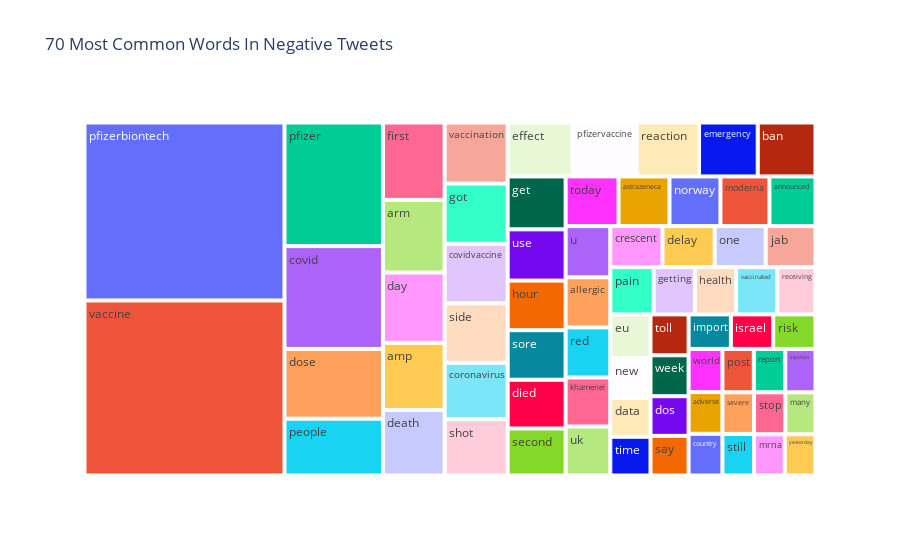

Notebook code for this chart:
### Markdown cell above
#### Common Negative Words

### Code cell
common=set(all_positive_words).intersection(set(all_negative_words)).intersection(set(all_neutral_words))
common_list=list(common)

common_words=all_negative_words.value_counts().drop(labels=common_list)[:30].rename_axis('Common Negative Words').reset_index(name='count')
# fig = px.treemap(common_words, path=['Common Negative Words'], values='count',title='Top 30 Unique Words In Negative Tweets')
# fig.show()
common_words.head()

all_negative_words=[]
all_negative_hashtags=[]
for i in range(len(Negative_tweet['text_tokenized'])):
    a=Negative_tweet['text_tokenized'][i]
    b=Negative_tweet['hashtags'][i].strip('][').split(', ')
    for i in a:
        all_negative_words.append(i)
    for i in b:
        all_negative_hashtags.append(i)
all_negative_words=pd.Series(np.array(all_negative_words))
all_negative_hashtags=pd.Series(np.array(all_negative_hashtags))
common_words=all_negative_words.value_counts().drop(labels='')[:70].rename_axis('Common Negative Words').reset_index(name='count')
fig = px.treemap(common_words, path=['Common Negative Words'], values='count',title='70 Most Common Words In Negative Tweets')
fig.show()
common_words.head()

### Figure 1 — Plotly figure (JSON) as saved in the notebook; plotly's stock layout.template omitted (floating-point values rounded to 4 significant figures)
{"data": [{"branchvalues": "total", "domain": {"x": [0, 1], "y": [0, 1]}, "hovertemplate": "labels=%{label}<br>count=%{value}<br>parent=%{parent}<br>id=%{id}<extra></extra>", "ids": ["adverse", "allergic", "amp", "announced", "arm", "astrazeneca", "ban", "coronavirus", "country", "covid", "covidvaccine", "crescent", "data", "day", "death", "delay", "died", "dos", "dose", "effect", "emergency", "eu", "first", "get", "getting", "got", "health", "hour", "import", "injection", "israel", "jab", "khamenei", "many", "moderna", "mrna", "new", "norway", "one", "pain", "people", "pfizer", "pfizerbiontech", "pfizervaccine", "post", "reaction", "receiving", "red", "report", "risk", "say", "second", "severe", "shot", "side", "sore", "still", "stop", "time", "today", "toll", "u", "uk", "use", "vaccinated", "vaccination", "vaccine", "week", "world", "yesterday"], "labels": ["adverse", "allergic", "amp", "announced", "arm", "astrazeneca", "ban", "coronavirus", "country", "covid", "covidvaccine", "crescent", "data", "day", "death", "delay", "died", "dos", "dose", "effect", "emergency", "eu", "first", "get", "getting", "got", "health", "hour", "import", "injection", "israel", "jab", "khamenei", "many", "moderna", "mrna", "new", "norway", "one", "pain", "people", "pfizer", "pfizerbiontech", "pfizervaccine", "post", "reaction", "receiving", "red", "report", "risk", "say", "second", "severe", "shot", "side", "sore", "still", "stop", "time", "today", "toll", "u", "uk", "use", "vaccinated", "vaccination", "vaccine", "week", "world", "yesterday"], "name": "", "parents": ["", "", "", "", "", "", "", "", "", "", "", "", "", "", "", "", "", "", "", "", "", "", "", "", "", "", "", "", "", "", "", "", "", "", "", "", "", "", "", "", "", "", "", "", "", "", "", "", "", "", "", "", "", "", "", "", "", "", "", "", "", "", "", "", "", "", "", "", "", ""], "values": [29, 46, 85, 47, 92, 52, 64, 73, 29, 208, 77, 44, 32, 89, 83, 44, 58, 31, 141, 72, 65, 36, 98, 63, 40, 78, 40, 59, 30, 27, 30, 42, 45, 26, 50, 26, 33, 52, 43, 42, 115, 250, 731, 71, 28, 69, 37, 46, 28, 30, 31, 56, 27, 73, 77, 59, 27, 27, 32, 54, 32, 47, 45, 61, 40, 79, 719, 32, 30, 26], "type": "treemap"}], "layout": {"legend": {"tracegroupgap": 0}, "title": {"text": "70 Most Common Words In Negative Tweets"}}}
